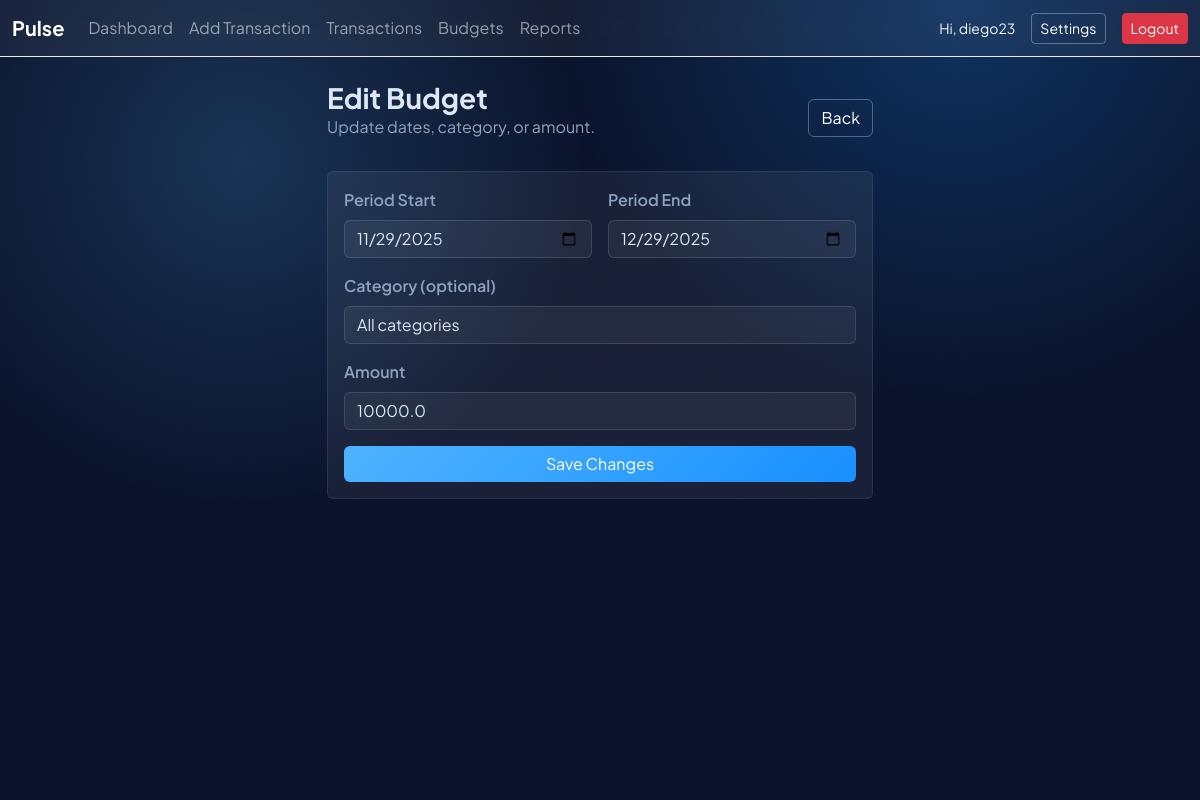
The app's page /budgets/1/edit (signed in) with its own data.
### finance_app/models.py (models this page shows, shortened)
class User(UserMixin, db.Model):
    __tablename__ = "users"
    id = db.Column(db.Integer, primary_key=True)
    username = db.Column(db.String(80), unique=True, nullable=False)
    password_hash = db.Column(db.String(128), nullable=False)
    created_at = db.Column(db.DateTime, default=datetime.utcnow)
    transactions = db.relationship("Transaction", backref="user", lazy=True, cascade="all, delete-orphan")
    budgets = db.relationship("Budget", backref="user", lazy=True, cascade="all, delete-orphan")

class Budget(db.Model):
    __tablename__ = "budgets"
    id = db.Column(db.Integer, primary_key=True)
    user_id = db.Column(db.Integer, db.ForeignKey("users.id"), nullable=False, index=True)
    period_start = db.Column(db.Date, nullable=False)
    period_end = db.Column(db.Date, nullable=False)
    category = db.Column(db.String(80), nullable=True)
    amount = db.Column(db.Float, nullable=False)
    created_at = db.Column(db.DateTime, default=datetime.utcnow)
    updated_at = db.Column(db.DateTime, default=datetime.utcnow, onupdate=datetime.utcnow)

### finance_app/routes.py (the view, shortened to what this page needs)
@main_bp.route("/budgets/<int:budget_id>/edit", methods=["GET", "POST"])
@login_required
def edit_budget(budget_id):
    budget = Budget.query.filter_by(id=budget_id, user_id=current_user.id).first_or_404()
    return render_template("edit_budget.html", budget=budget, categories=DEFAULT_CATEGORIES)

### finance_app/models.py (called while the page is built)
@login_manager.user_loader
def load_user(user_id: str) -> Optional[User]:
    return User.query.get(int(user_id))

### templates/edit_budget.html (shortened to what this page needs)
{% extends "base.html" %}
{% block content %}
<div class="row justify-content-center">
    <div class="col-lg-6">
        <div class="d-flex justify-content-between align-items-center mb-3">
            <div>
                <h3 class="fw-bold mb-0">Edit Budget</h3>
                <p class="text-secondary">Update dates, category, or amount.</p>
            </div>
            <a href="{{ url_for('main.budgets') }}" class="btn btn-outline-light">Back</a>
        </div>
        <div class="card glass-card">
            <div class="card-body">
                <form method="POST">
                    <div class="row g-3">
                        <div class="col-md-6">
                            <label class="form-label">Period Start</label>
                            <input type="date" name="period_start" class="form-control" value="{{ budget.period_start }}">
                        </div>
                        <div class="col-md-6">
                            <label class="form-label">Period End</label>
                            <input type="date" name="period_end" class="form-control" value="{{ budget.period_end }}">
                        </div>
                        <div class="col-12">
                            <label class="form-label">Category (optional)</label>
                            <select name="category" class="form-select">
                                <option value="">All categories</option>
                            </select>
                        </div>
                        <div class="col-12">
                            <label class="form-label">Amount</label>
                            <input type="number" step="0.01" min="0" name="amount" class="form-control" value="{{ budget.amount }}">
                        </div>
                    </div>
                    <button class="btn btn-primary w-100 mt-3">Save Changes</button>
                </form>
            </div>
        </div>
    </div>
</div>
{% endblock %}

### templates/base.html (shortened to what this page needs)
<!doctype html>
<html lang="en">
<head>
    <link rel="stylesheet" href="https://cdn.jsdelivr.net/npm/bootstrap@5.3.3/dist/css/bootstrap.min.css">
    <link rel="stylesheet" href="{{ url_for('static', filename='css/style.css') }}">
</head>
<body class="bg-surface">
<div class="grain"></div>
<nav class="navbar navbar-expand-lg navbar-dark bg-glass border-bottom border-light-subtle">
    <div class="container-fluid">
        <a class="navbar-brand fw-bold" href="{{ url_for('main.dashboard') }}">Pulse</a>
        <div class="collapse navbar-collapse" id="navbarNav">
            {% if current_user.is_authenticated %}
            <ul class="navbar-nav me-auto mb-2 mb-lg-0">
                <li class="nav-item">
                    <a class="nav-link {% if request.endpoint == 'main.dashboard' %}active{% endif %}" href="{{ url_for('main.dashboard') }}">Dashboard</a>
                </li>
                <li class="nav-item">
                    <a class="nav-link {% if request.endpoint == 'main.add_transaction' %}active{% endif %}" href="{{ url_for('main.add_transaction') }}">Add Transaction</a>
                </li>
                <li class="nav-item">
                    <a class="nav-link {% if request.endpoint == 'main.transactions' %}active{% endif %}" href="{{ url_for('main.transactions') }}">Transactions</a>
                </li>
                <li class="nav-item">
                    <a class="nav-link {% if request.endpoint and request.endpoint.startswith('main.budgets') %}active{% endif %}" href="{{ url_for('main.budgets') }}">Budgets</a>
                </li>
                <li class="nav-item">
                    <a class="nav-link {% if request.endpoint == 'main.reports' %}active{% endif %}" href="{{ url_for('main.reports') }}">Reports</a>
                </li>
            </ul>
            <div class="d-flex align-items-center gap-3">
                <span class="text-light small">Hi, {{ current_user.username }}</span>
                <a class="btn btn-outline-light btn-sm" href="{{ url_for('main.settings') }}">Settings</a>
                <a class="btn btn-danger btn-sm" href="{{ url_for('auth.logout') }}">Logout</a>
            </div>
            {% endif %}
        </div>
    </div>
</nav>
<main class="container my-4">
    {% block content %}{% endblock %}
</main>
</body>
</html>

### static/css/style.css (style rules this page uses)
:root { --bg: #0b132b; --bg-card: rgba(255, 255, 255, 0.06); --primary: #4fb3ff; --primary-strong: #1890ff; --text: #dfe7f5; --muted: #8fa3c1; --success: #38d996; --danger: #ff6b6b; }
* { font-family: "Plus Jakarta Sans", system-ui, -apple-system, sans-serif; }
body.bg-surface { min-height: 100vh; background: radial-gradient(circle at 20% 20%, rgba(79, 179, 255, 0.2), transparent 30%), radial-gradient(circle at 80% 0%, rgba(24, 144, 255, 0.25), transparent 32%), var(--bg); color: var(--text); position: relative; overflow-x: hidden; }
.grain { position: fixed; inset: 0; pointer-events: none; mix-blend-mode: soft-light; z-index: 0; }
.navbar { background: rgba(255, 255, 255, 0.05) !important; backdrop-filter: blur(10px); }
.glass-card { background: var(--bg-card); border: 1px solid rgba(255, 255, 255, 0.08); color: var(--text); }
.text-secondary { color: var(--muted) !important; }
.btn-primary { background: linear-gradient(135deg, var(--primary), var(--primary-strong)); border: none; }
.btn-outline-light { border-color: rgba(255, 255, 255, 0.3); color: #fff; }
label.form-label { color: var(--muted); font-weight: 600; }
.form-control, .form-select { background: rgba(255, 255, 255, 0.05); border: 1px solid rgba(255, 255, 255, 0.12); color: var(--text); }

### records on screen
User: username "diego23"
Budget: period_start "11/29/2025", period_end "12/29/2025", amount "10000.0"
